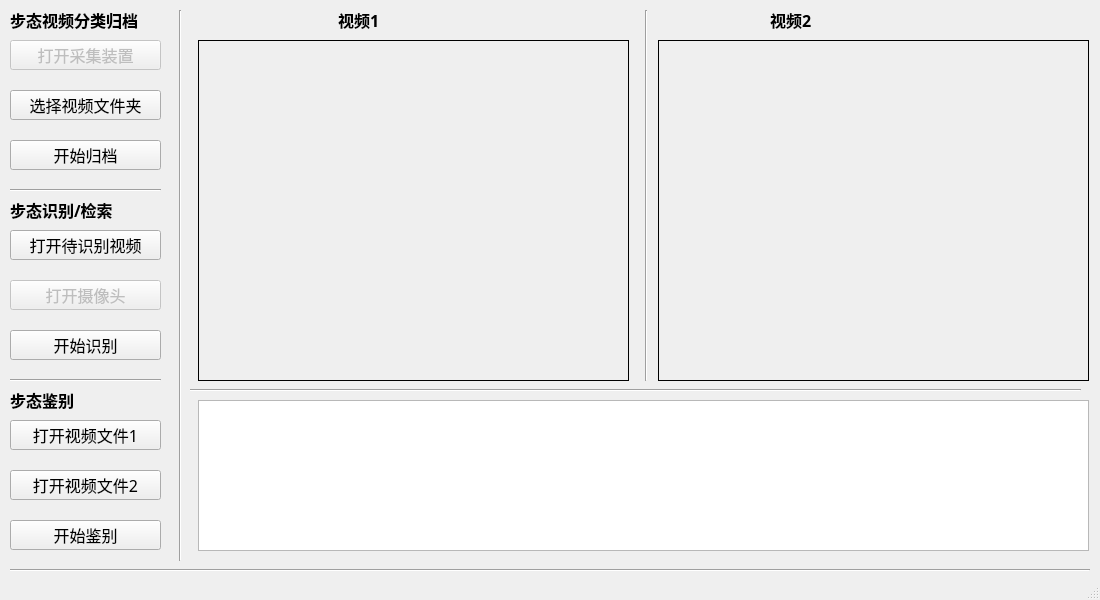
<?xml version="1.0" encoding="UTF-8"?>
<ui version="4.0">
 <class>MainWindow</class>
 <widget class="QMainWindow" name="MainWindow">
  <property name="geometry">
   <rect>
    <x>0</x>
    <y>0</y>
    <width>1100</width>
    <height>600</height>
   </rect>
  </property>
  <property name="windowTitle">
   <string>MainWindow</string>
  </property>
  <widget class="QWidget" name="centralwidget">
   <widget class="QPushButton" name="openXVideoBtn">
    <property name="geometry">
     <rect>
      <x>10</x>
      <y>230</y>
      <width>151</width>
      <height>30</height>
     </rect>
    </property>
    <property name="font">
     <font>
      <family>微软雅黑</family>
      <pointsize>12</pointsize>
      <weight>50</weight>
      <bold>false</bold>
     </font>
    </property>
    <property name="text">
     <string>打开待识别视频</string>
    </property>
   </widget>
   <widget class="QPushButton" name="openCameraBtn">
    <property name="enabled">
     <bool>false</bool>
    </property>
    <property name="geometry">
     <rect>
      <x>10</x>
      <y>280</y>
      <width>151</width>
      <height>30</height>
     </rect>
    </property>
    <property name="font">
     <font>
      <family>微软雅黑</family>
      <pointsize>12</pointsize>
      <weight>50</weight>
      <bold>false</bold>
     </font>
    </property>
    <property name="text">
     <string>打开摄像头</string>
    </property>
   </widget>
   <widget class="Line" name="line">
    <property name="geometry">
     <rect>
      <x>638</x>
      <y>10</y>
      <width>16</width>
      <height>371</height>
     </rect>
    </property>
    <property name="orientation">
     <enum>Qt::Vertical</enum>
    </property>
   </widget>
   <widget class="Line" name="line_2">
    <property name="geometry">
     <rect>
      <x>190</x>
      <y>380</y>
      <width>891</width>
      <height>20</height>
     </rect>
    </property>
    <property name="orientation">
     <enum>Qt::Horizontal</enum>
    </property>
   </widget>
   <widget class="Line" name="line_3">
    <property name="geometry">
     <rect>
      <x>10</x>
      <y>560</y>
      <width>1080</width>
      <height>20</height>
     </rect>
    </property>
    <property name="orientation">
     <enum>Qt::Horizontal</enum>
    </property>
   </widget>
   <widget class="QLabel" name="video2_title">
    <property name="geometry">
     <rect>
      <x>770</x>
      <y>10</y>
      <width>200</width>
      <height>20</height>
     </rect>
    </property>
    <property name="font">
     <font>
      <family>微软雅黑</family>
      <pointsize>12</pointsize>
      <weight>75</weight>
      <bold>true</bold>
     </font>
    </property>
    <property name="text">
     <string>视频2</string>
    </property>
   </widget>
   <widget class="QLabel" name="video1">
    <property name="geometry">
     <rect>
      <x>198</x>
      <y>40</y>
      <width>431</width>
      <height>341</height>
     </rect>
    </property>
    <property name="minimumSize">
     <size>
      <width>400</width>
      <height>330</height>
     </size>
    </property>
    <property name="frameShape">
     <enum>QFrame::Panel</enum>
    </property>
    <property name="text">
     <string/>
    </property>
    <property name="alignment">
     <set>Qt::AlignCenter</set>
    </property>
   </widget>
   <widget class="QLabel" name="label_2">
    <property name="geometry">
     <rect>
      <x>10</x>
      <y>10</y>
      <width>151</width>
      <height>20</height>
     </rect>
    </property>
    <property name="font">
     <font>
      <family>微软雅黑</family>
      <pointsize>12</pointsize>
      <weight>75</weight>
      <bold>true</bold>
     </font>
    </property>
    <property name="text">
     <string>步态视频分类归档</string>
    </property>
   </widget>
   <widget class="QPushButton" name="exitBtn">
    <property name="geometry">
     <rect>
      <x>10</x>
      <y>140</y>
      <width>151</width>
      <height>30</height>
     </rect>
    </property>
    <property name="font">
     <font>
      <family>微软雅黑</family>
      <pointsize>12</pointsize>
      <weight>50</weight>
      <bold>false</bold>
     </font>
    </property>
    <property name="text">
     <string>开始归档</string>
    </property>
   </widget>
   <widget class="QPushButton" name="openSamleDeviceBtn">
    <property name="enabled">
     <bool>false</bool>
    </property>
    <property name="geometry">
     <rect>
      <x>10</x>
      <y>40</y>
      <width>151</width>
      <height>30</height>
     </rect>
    </property>
    <property name="font">
     <font>
      <family>微软雅黑</family>
      <pointsize>12</pointsize>
      <weight>50</weight>
      <bold>false</bold>
     </font>
    </property>
    <property name="text">
     <string>打开采集装置</string>
    </property>
   </widget>
   <widget class="QTextEdit" name="output_msg">
    <property name="geometry">
     <rect>
      <x>198</x>
      <y>400</y>
      <width>891</width>
      <height>151</height>
     </rect>
    </property>
   </widget>
   <widget class="QLabel" name="video2">
    <property name="geometry">
     <rect>
      <x>658</x>
      <y>40</y>
      <width>431</width>
      <height>341</height>
     </rect>
    </property>
    <property name="minimumSize">
     <size>
      <width>400</width>
      <height>330</height>
     </size>
    </property>
    <property name="frameShape">
     <enum>QFrame::Panel</enum>
    </property>
    <property name="text">
     <string/>
    </property>
    <property name="alignment">
     <set>Qt::AlignCenter</set>
    </property>
   </widget>
   <widget class="Line" name="line_5">
    <property name="geometry">
     <rect>
      <x>170</x>
      <y>10</y>
      <width>21</width>
      <height>551</height>
     </rect>
    </property>
    <property name="orientation">
     <enum>Qt::Vertical</enum>
    </property>
   </widget>
   <widget class="Line" name="line_6">
    <property name="geometry">
     <rect>
      <x>10</x>
      <y>180</y>
      <width>151</width>
      <height>20</height>
     </rect>
    </property>
    <property name="orientation">
     <enum>Qt::Horizontal</enum>
    </property>
   </widget>
   <widget class="Line" name="line_7">
    <property name="geometry">
     <rect>
      <x>10</x>
      <y>370</y>
      <width>151</width>
      <height>20</height>
     </rect>
    </property>
    <property name="orientation">
     <enum>Qt::Horizontal</enum>
    </property>
   </widget>
   <widget class="QLabel" name="label_4">
    <property name="geometry">
     <rect>
      <x>10</x>
      <y>390</y>
      <width>121</width>
      <height>20</height>
     </rect>
    </property>
    <property name="font">
     <font>
      <family>微软雅黑</family>
      <pointsize>12</pointsize>
      <weight>75</weight>
      <bold>true</bold>
     </font>
    </property>
    <property name="text">
     <string>步态鉴别</string>
    </property>
   </widget>
   <widget class="QLabel" name="label_5">
    <property name="geometry">
     <rect>
      <x>10</x>
      <y>200</y>
      <width>121</width>
      <height>20</height>
     </rect>
    </property>
    <property name="font">
     <font>
      <family>微软雅黑</family>
      <pointsize>12</pointsize>
      <weight>75</weight>
      <bold>true</bold>
     </font>
    </property>
    <property name="text">
     <string>步态识别/检索</string>
    </property>
   </widget>
   <widget class="QPushButton" name="openVideo2Btn">
    <property name="enabled">
     <bool>true</bool>
    </property>
    <property name="geometry">
     <rect>
      <x>10</x>
      <y>470</y>
      <width>151</width>
      <height>30</height>
     </rect>
    </property>
    <property name="font">
     <font>
      <family>微软雅黑</family>
      <pointsize>12</pointsize>
      <weight>50</weight>
      <bold>false</bold>
     </font>
    </property>
    <property name="text">
     <string>打开视频文件2</string>
    </property>
   </widget>
   <widget class="QPushButton" name="openVideo1Btn">
    <property name="geometry">
     <rect>
      <x>10</x>
      <y>420</y>
      <width>151</width>
      <height>30</height>
     </rect>
    </property>
    <property name="font">
     <font>
      <family>微软雅黑</family>
      <pointsize>12</pointsize>
      <weight>50</weight>
      <bold>false</bold>
     </font>
    </property>
    <property name="text">
     <string>打开视频文件1</string>
    </property>
   </widget>
   <widget class="QPushButton" name="openVideoFolderBtn">
    <property name="geometry">
     <rect>
      <x>10</x>
      <y>90</y>
      <width>151</width>
      <height>30</height>
     </rect>
    </property>
    <property name="font">
     <font>
      <family>微软雅黑</family>
      <pointsize>12</pointsize>
      <weight>50</weight>
      <bold>false</bold>
     </font>
    </property>
    <property name="text">
     <string>选择视频文件夹</string>
    </property>
   </widget>
   <widget class="QLabel" name="video1_title">
    <property name="geometry">
     <rect>
      <x>338</x>
      <y>10</y>
      <width>171</width>
      <height>20</height>
     </rect>
    </property>
    <property name="font">
     <font>
      <family>微软雅黑</family>
      <pointsize>12</pointsize>
      <weight>75</weight>
      <bold>true</bold>
     </font>
    </property>
    <property name="text">
     <string>视频1</string>
    </property>
   </widget>
   <widget class="QPushButton" name="gaitCompareBtn">
    <property name="enabled">
     <bool>true</bool>
    </property>
    <property name="geometry">
     <rect>
      <x>10</x>
      <y>520</y>
      <width>151</width>
      <height>30</height>
     </rect>
    </property>
    <property name="font">
     <font>
      <family>微软雅黑</family>
      <pointsize>12</pointsize>
      <weight>50</weight>
      <bold>false</bold>
     </font>
    </property>
    <property name="text">
     <string>开始鉴别</string>
    </property>
   </widget>
   <widget class="QPushButton" name="gaitRecognizeBtn">
    <property name="enabled">
     <bool>true</bool>
    </property>
    <property name="geometry">
     <rect>
      <x>10</x>
      <y>330</y>
      <width>151</width>
      <height>30</height>
     </rect>
    </property>
    <property name="font">
     <font>
      <family>微软雅黑</family>
      <pointsize>12</pointsize>
      <weight>50</weight>
      <bold>false</bold>
     </font>
    </property>
    <property name="text">
     <string>开始识别</string>
    </property>
   </widget>
  </widget>
  <widget class="QStatusBar" name="statusbar"/>
 </widget>
 <resources/>
 <connections/>
</ui>
